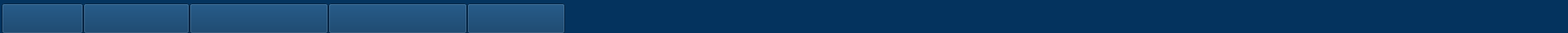
       <widget class="QWidget" name="widget_33" native="true">
        <property name="sizePolicy">
         <sizepolicy hsizetype="Preferred" vsizetype="Fixed">
          <horstretch>0</horstretch>
          <verstretch>0</verstretch>
         </sizepolicy>
        </property>
        <property name="minimumSize">
         <size>
          <width>1280</width>
          <height>40</height>
         </size>
        </property>
        <property name="maximumSize">
         <size>
          <width>16777215</width>
          <height>40</height>
         </size>
        </property>
        <property name="font">
         <font>
          <family>Arial</family>
         </font>
        </property>
        <property name="styleSheet">
         <string notr="true">background-color: rgb(4, 51, 94);</string>
        </property>
        <layout class="QGridLayout" name="gridLayout">
         <property name="leftMargin">
          <number>0</number>
         </property>
         <property name="topMargin">
          <number>0</number>
         </property>
         <property name="rightMargin">
          <number>0</number>
         </property>
         <property name="bottomMargin">
          <number>0</number>
         </property>
         <property name="spacing">
          <number>0</number>
         </property>
         <item row="0" column="0">
          <widget class="QWidget" name="widget_36" native="true">
           <property name="minimumSize">
            <size>
             <width>1920</width>
             <height>40</height>
            </size>
           </property>
           <property name="font">
            <font>
             <family>Arial</family>
            </font>
           </property>
           <property name="styleSheet">
            <string notr="true">background-color: rgb(4, 51, 94);</string>
           </property>
           <widget class="QPushButton" name="dec_button">
            <property name="geometry">
             <rect>
              <x>572</x>
              <y>4</y>
              <width>120</width>
              <height>37</height>
             </rect>
            </property>
            <property name="sizePolicy">
             <sizepolicy hsizetype="Fixed" vsizetype="Fixed">
              <horstretch>0</horstretch>
              <verstretch>0</verstretch>
             </sizepolicy>
            </property>
            <property name="font">
             <font>
              <family>Arial</family>
              <pointsize>13</pointsize>
              <weight>75</weight>
              <bold>true</bold>
             </font>
            </property>
            <property name="styleSheet">
             <string notr="true">border-image: url(:/home/tab_decoding_2.png);</string>
            </property>
            <property name="text">
             <string/>
            </property>
           </widget>
           <widget class="QPushButton" name="daq_button">
            <property name="geometry">
             <rect>
              <x>102</x>
              <y>4</y>
              <width>130</width>
              <height>37</height>
             </rect>
            </property>
            <property name="sizePolicy">
             <sizepolicy hsizetype="Fixed" vsizetype="Fixed">
              <horstretch>0</horstretch>
              <verstretch>0</verstretch>
             </sizepolicy>
            </property>
            <property name="font">
             <font>
              <family>Arial</family>
              <pointsize>13</pointsize>
              <weight>75</weight>
              <bold>true</bold>
             </font>
            </property>
            <property name="styleSheet">
             <string notr="true">border-image: url(:/home/tab_acq_2.png);</string>
            </property>
            <property name="text">
             <string/>
            </property>
           </widget>
           <widget class="QPushButton" name="offl_button">
            <property name="geometry">
             <rect>
              <x>232</x>
              <y>4</y>
              <width>170</width>
              <height>37</height>
             </rect>
            </property>
            <property name="sizePolicy">
             <sizepolicy hsizetype="Fixed" vsizetype="Fixed">
              <horstretch>0</horstretch>
              <verstretch>0</verstretch>
             </sizepolicy>
            </property>
            <property name="font">
             <font>
              <family>Arial</family>
              <pointsize>13</pointsize>
              <weight>75</weight>
              <bold>true</bold>
             </font>
            </property>
            <property name="styleSheet">
             <string notr="true">border-image: url(:/home/tab_off_2.png);</string>
            </property>
            <property name="text">
             <string/>
            </property>
           </widget>
           <widget class="QPushButton" name="home_button">
            <property name="geometry">
             <rect>
              <x>2</x>
              <y>4</y>
              <width>100</width>
              <height>37</height>
             </rect>
            </property>
            <property name="sizePolicy">
             <sizepolicy hsizetype="Fixed" vsizetype="Fixed">
              <horstretch>0</horstretch>
              <verstretch>0</verstretch>
             </sizepolicy>
            </property>
            <property name="font">
             <font>
              <family>Arial</family>
              <pointsize>13</pointsize>
              <weight>75</weight>
              <bold>true</bold>
             </font>
            </property>
            <property name="styleSheet">
             <string notr="true">border-image: url(:/home/tab_home_2.png);</string>
            </property>
            <property name="text">
             <string/>
            </property>
           </widget>
           <widget class="QPushButton" name="onl_button">
            <property name="geometry">
             <rect>
              <x>402</x>
              <y>4</y>
              <width>170</width>
              <height>37</height>
             </rect>
            </property>
            <property name="sizePolicy">
             <sizepolicy hsizetype="Fixed" vsizetype="Fixed">
              <horstretch>0</horstretch>
              <verstretch>0</verstretch>
             </sizepolicy>
            </property>
            <property name="font">
             <font>
              <family>Arial</family>
              <pointsize>13</pointsize>
              <weight>75</weight>
              <bold>true</bold>
             </font>
            </property>
            <property name="styleSheet">
             <string notr="true">border-image: url(:/home/tab_on_1.png);</string>
            </property>
            <property name="text">
             <string/>
            </property>
           </widget>
          </widget>
         </item>
        </layout>
       </widget>
